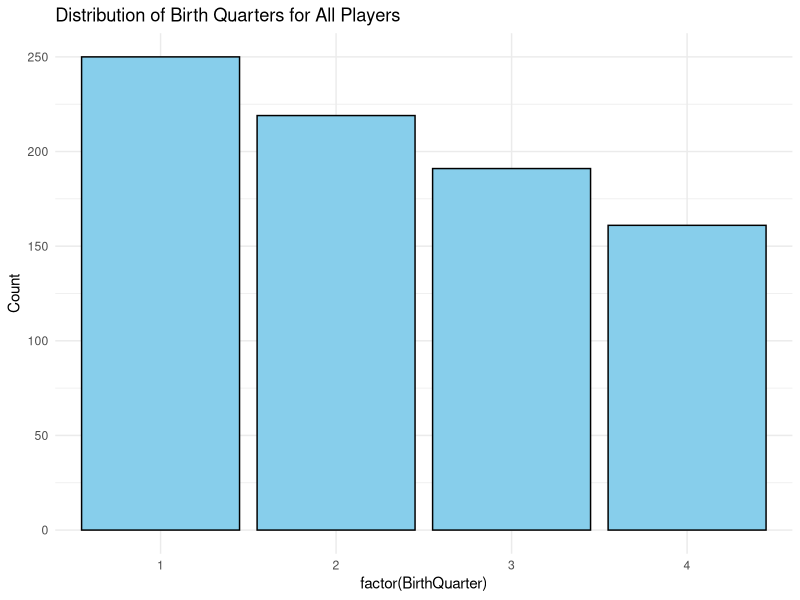
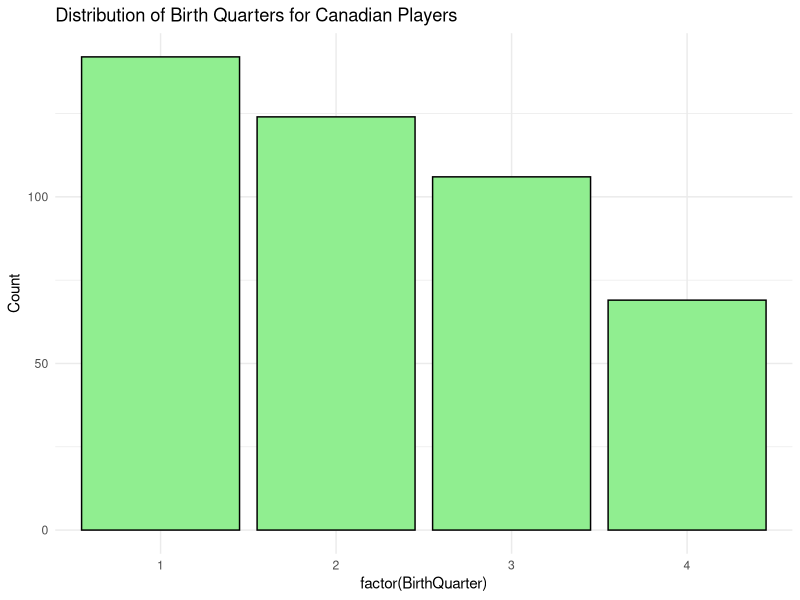

Generate these figures, in order, with R:
## ---- chunk 1
library(dplyr)
library(ggplot2)
library(tidyr)
## ---- chunk 2
canadian_players <- read.csv("canadian_players.csv")
all_players <- read.csv("all_players.csv")
## ---- chunk 3
ggplot(all_players, aes(x = factor(BirthQuarter))) +
  geom_bar(fill = "skyblue", color = "black") +
  labs(title = "Distribution of Birth Quarters for All Players", y = "Count") +
  theme_minimal()
## ---- chunk 4
ggplot(canadian_players, aes(x = factor(BirthQuarter))) +
  geom_bar(fill = "lightgreen", color = "black") +
  labs(title = "Distribution of Birth Quarters for Canadian Players", y = "Count") +
  theme_minimal()
## ---- chunk 5
percent_table_all <- table(all_players$BirthQuarter) / nrow(all_players) * 100
percent_table_canadian <- table(canadian_players$BirthQuarter) / nrow(canadian_players) * 100

two_way_table <- cbind(percent_table_all, percent_table_canadian)
colnames(two_way_table) <- c("All Players", "Canadian Players")
two_way_table
## ---- chunk 6
test_result <- chisq.test(two_way_table)
test_result
## ---- chunk 7
relative_table_all <- table(all_players$Position) / nrow(all_players) * 100
relative_table_canadian <- table(canadian_players$Position) / nrow(canadian_players) * 100

relative_table_all
relative_table_canadian
## ---- chunk 8
position_table_all <- table(all_players$Position)
position_table_canadian <- table(canadian_players$Position)

percent_table_all_positions <- position_table_all / sum(position_table_all) * 100
percent_table_canadian_positions <- position_table_canadian / sum(position_table_canadian) * 100

two_way_table_positions <- cbind(percent_table_all_positions, percent_table_canadian_positions)
colnames(two_way_table_positions) <- c("All Players", "Canadian Players")
two_way_table_positions
## ---- chunk 9
test_result_positions <- chisq.test(two_way_table_positions)
test_result_positions
## ---- chunk 10
quarter_table_canadian <- table(canadian_players$BirthQuarter)
quarter_table_canadian
## ---- chunk 11
chi_square_result <- chisq.test(quarter_table_canadian)
chi_square_result
## ---- chunk 12
percent_table_canadian <- quarter_table_canadian / sum(quarter_table_canadian) * 100
percent_df_canadian <- data.frame(Quarter = as.character(seq_along(percent_table_canadian)), Percentage = percent_table_canadian)
percent_df_canadian
